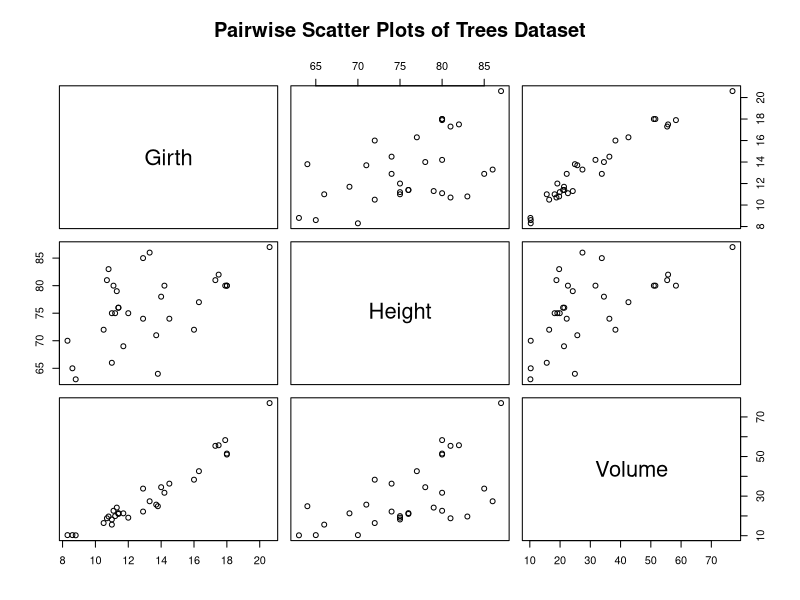
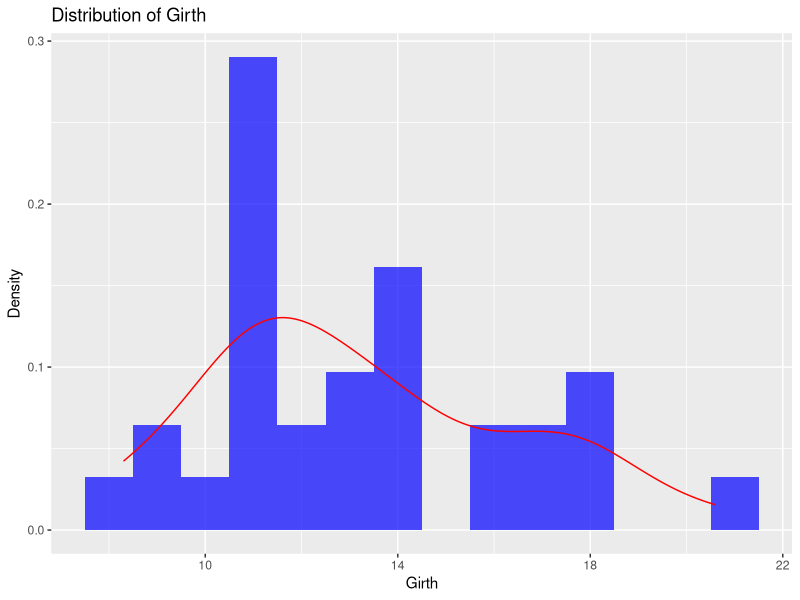
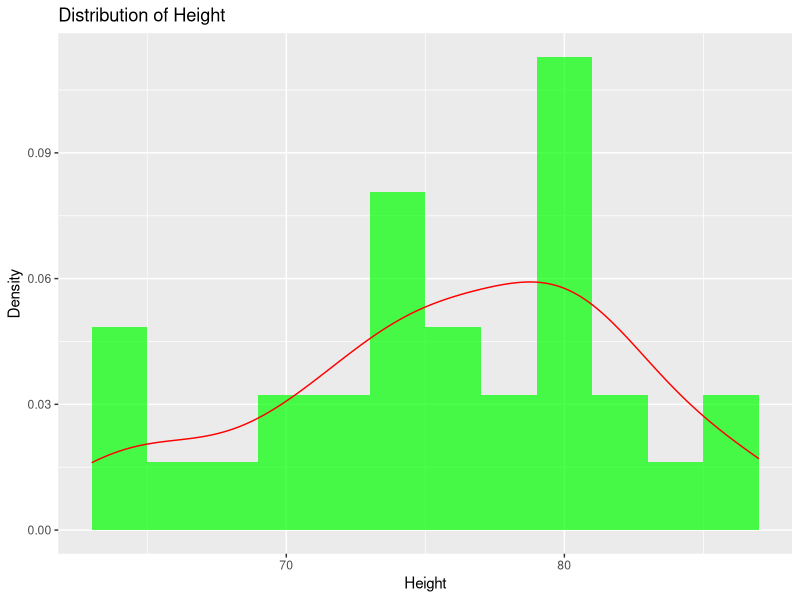
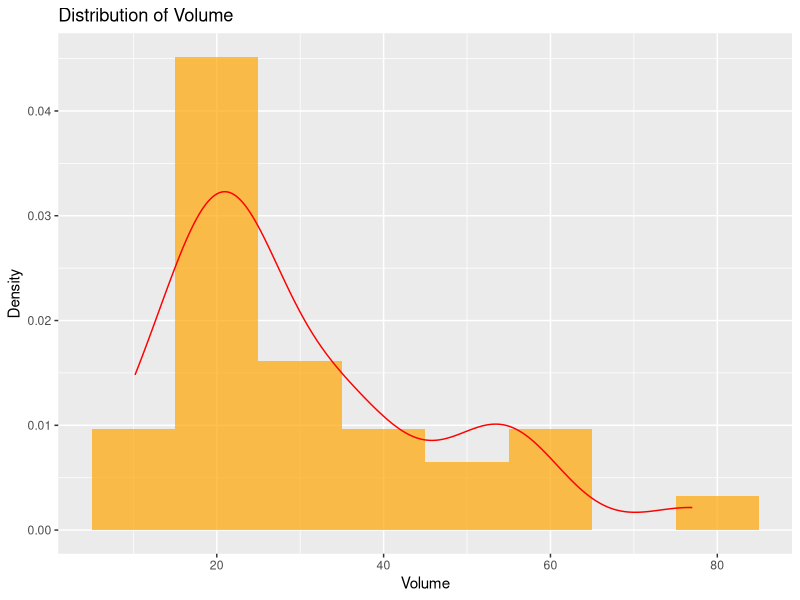
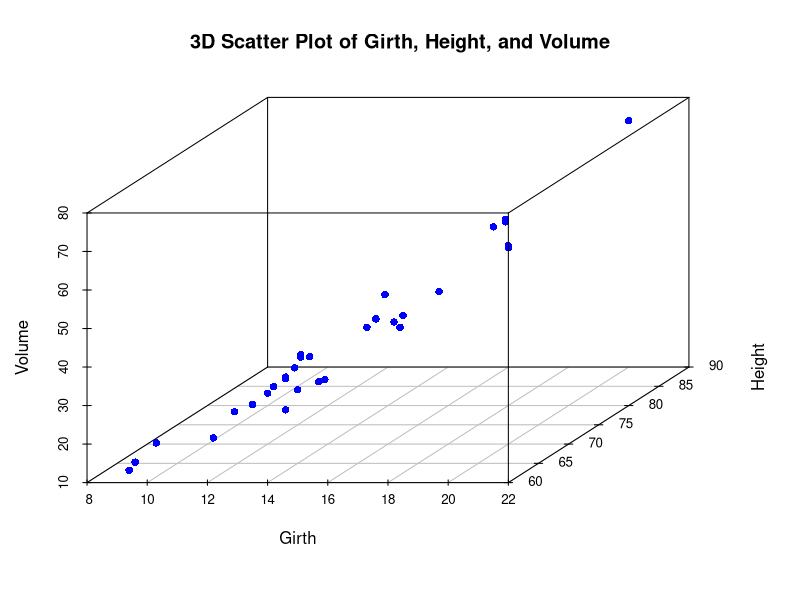
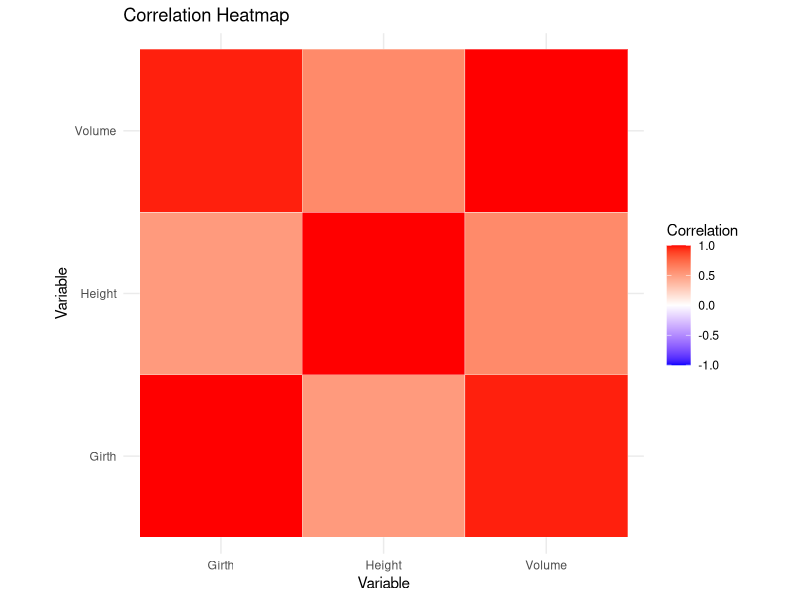
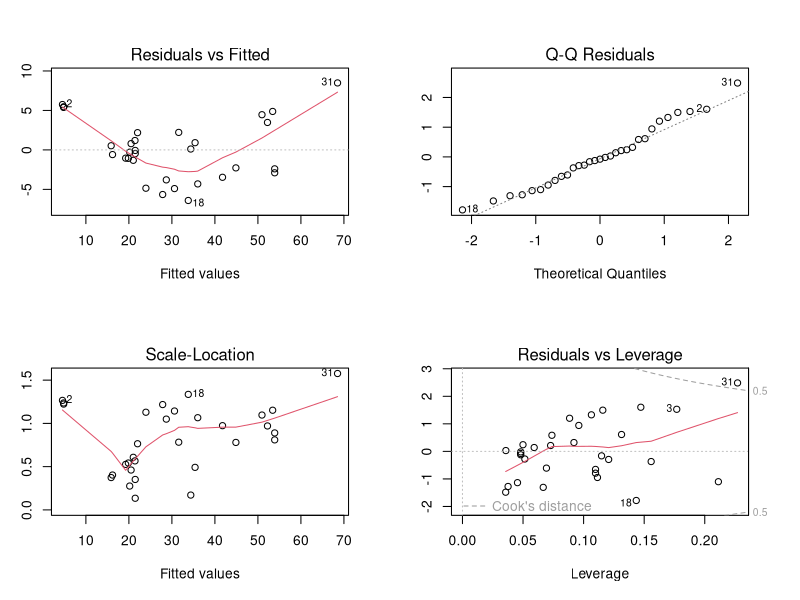

Source code (R) for these figures, in order:
# Load the trees dataset
data(trees)

# Inspect the structure of the dataset
str(trees)

# View the first few rows of the dataset
head(trees)

# Summary statistics for the dataset
summary(trees)

# Check for missing values
colSums(is.na(trees))


# Descriptive statistics
library(dplyr)

trees_stats <- trees %>%
  summarise(
    mean_Girth = mean(Girth),
    median_Girth = median(Girth),
    sd_Girth = sd(Girth),
    min_Girth = min(Girth),
    max_Girth = max(Girth),
    mean_Height = mean(Height),
    median_Height = median(Height),
    sd_Height = sd(Height),
    min_Height = min(Height),
    max_Height = max(Height),
    mean_Volume = mean(Volume),
    median_Volume = median(Volume),
    sd_Volume = sd(Volume),
    min_Volume = min(Volume),
    max_Volume = max(Volume)
  )

print(trees_stats)

# Pairs plot
pairs(trees, main = "Pairwise Scatter Plots of Trees Dataset")

# Correlation matrix
cor_matrix <- cor(trees)
print(cor_matrix)

library(ggplot2)

# Histogram and density plots for Girth
ggplot(trees, aes(x = Girth)) +
  geom_histogram(aes(y = ..density..), binwidth = 1, fill = "blue", alpha = 0.7) +
  geom_density(color = "red") +
  labs(title = "Distribution of Girth", x = "Girth", y = "Density")

# Histogram and density plots for Height
ggplot(trees, aes(x = Height)) +
  geom_histogram(aes(y = ..density..), binwidth = 2, fill = "green", alpha = 0.7) +
  geom_density(color = "red") +
  labs(title = "Distribution of Height", x = "Height", y = "Density")

# Histogram and density plots for Volume
ggplot(trees, aes(x = Volume)) +
  geom_histogram(aes(y = ..density..), binwidth = 10, fill = "orange", alpha = 0.7) +
  geom_density(color = "red") +
  labs(title = "Distribution of Volume", x = "Volume", y = "Density")


library(scatterplot3d)

# 3D Scatter Plot
scatterplot3d(trees$Girth, trees$Height, trees$Volume, 
              pch = 16, color = "blue", angle = 45, 
              main = "3D Scatter Plot of Girth, Height, and Volume",
              xlab = "Girth", ylab = "Height", zlab = "Volume")


# Heatmap of correlation matrix
library(reshape2)

cor_data <- melt(cor_matrix)
ggplot(cor_data, aes(Var1, Var2, fill = value)) +
  geom_tile(color = "white") +
  scale_fill_gradient2(low = "blue", high = "red", mid = "white", 
                       midpoint = 0, limit = c(-1, 1), space = "Lab", 
                       name = "Correlation") +
  theme_minimal() + 
  labs(title = "Correlation Heatmap", x = "Variable", y = "Variable") +
  coord_fixed()


# Linear model
lm_model <- lm(Volume ~ Girth + Height, data = trees)
summary(lm_model)

# Residual diagnostics
par(mfrow = c(2, 2))
plot(lm_model)
